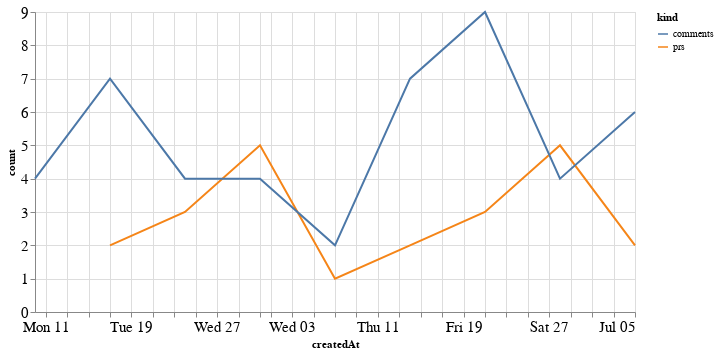

Here is the notebook cell this chart was saved with:
### Code cell
alt.Chart(total_time, width=600).mark_line().encode(
    x='createdAt',
    y='count',
    color='kind'
)

### Figure 1 — Vega-Lite specification as saved in the notebook (floating-point values rounded to 4 significant figures)
{"config": {"axisLeft": {"labelFontSize": 15}, "axisBottom": {"labelFontSize": 15}}, "data": {"name": "data-8acacf59dbbceac4b42ef0b5aa02632b"}, "mark": "line", "encoding": {"color": {"type": "nominal", "field": "kind"}, "x": {"type": "temporal", "field": "createdAt"}, "y": {"type": "quantitative", "field": "count"}}, "width": 600, "$schema": "https://vega.github.io/schema/vega-lite/v4.8.1.json", "datasets": {"data-8acacf59dbbceac4b42ef0b5aa02632b": [{"createdAt": "2020-05-17T00:00:00", "kind": "prs", "count": 2.0}, {"createdAt": "2020-05-24T00:00:00", "kind": "prs", "count": 3.0}, {"createdAt": "2020-05-31T00:00:00", "kind": "prs", "count": 5.0}, {"createdAt": "2020-06-07T00:00:00", "kind": "prs", "count": 1.0}, {"createdAt": "2020-06-14T00:00:00", "kind": "prs", "count": 2.0}, {"createdAt": "2020-06-21T00:00:00", "kind": "prs", "count": 3.0}, {"createdAt": "2020-06-28T00:00:00", "kind": "prs", "count": 5.0}, {"createdAt": "2020-07-05T00:00:00", "kind": "prs", "count": 2.0}, {"createdAt": "2020-05-10T00:00:00", "kind": "prs", "count": null}, {"createdAt": "2020-05-17T00:00:00", "kind": "comments", "count": 7.0}, {"createdAt": "2020-05-24T00:00:00", "kind": "comments", "count": 4.0}, {"createdAt": "2020-05-31T00:00:00", "kind": "comments", "count": 4.0}, {"createdAt": "2020-06-07T00:00:00", "kind": "comments", "count": 2.0}, {"createdAt": "2020-06-14T00:00:00", "kind": "comments", "count": 7.0}, {"createdAt": "2020-06-21T00:00:00", "kind": "comments", "count": 9.0}, {"createdAt": "2020-06-28T00:00:00", "kind": "comments", "count": 4.0}, {"createdAt": "2020-07-05T00:00:00", "kind": "comments", "count": 6.0}, {"createdAt": "2020-05-10T00:00:00", "kind": "comments", "count": 4.0}]}}
